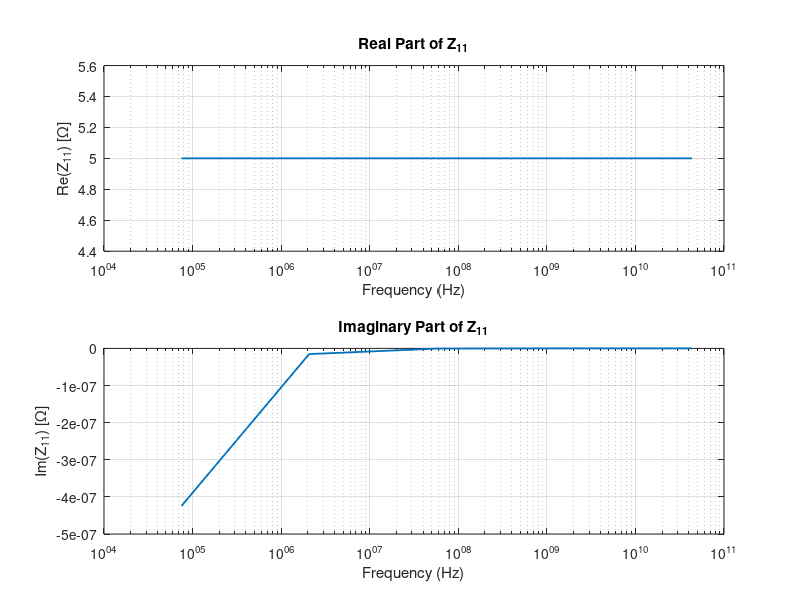
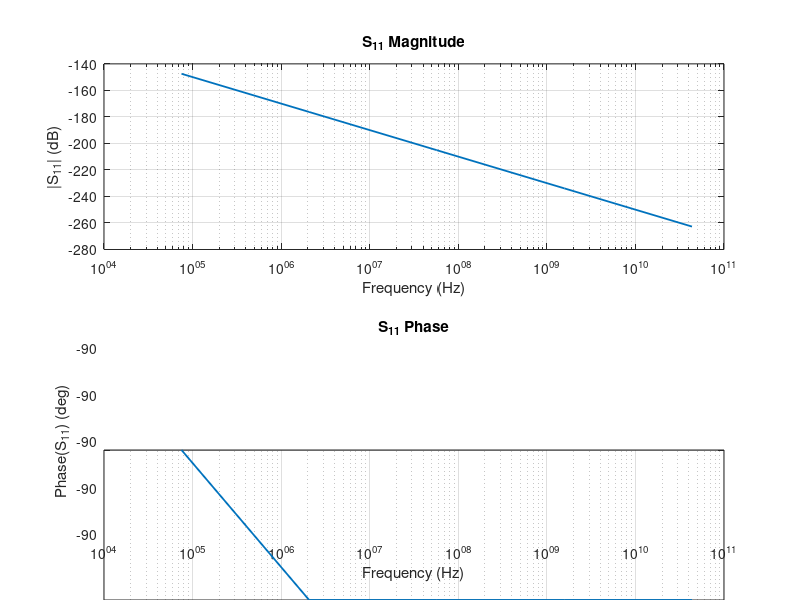

Recreate these plots in MATLAB, in order.
% =========================================================================
% compute_Z_from_SSEC.m
% =========================================================================
% Octave/MATLAB script to compute Z-parameter (Z11) of the SSEC model
% Frequency range: 75 kHz to 43.5 GHz (log spaced)
% Saves optional CSV and plots Re(Z), Im(Z), and S11 magnitude/phase.
% =========================================================================

clc; 
clear; 
close all; 

fprintf('Compute Z_{11} from SSEC lumped parameters (one-port)\n\n');

%% --- User Inputs ---
RA = input('Enter R_A (ohms) [default 50]: ');
if isempty(RA), RA = 50; end

RD = input('Enter R_D (ohms) [default 15.5e3]: ');
if isempty(RD), RD = 15.5e3; end

LD = input('Enter L_D (henry) [default 30e-6]: ');
if isempty(LD), LD = 30e-6; end

CD = input('Enter C_D (farad) [default 2.1e-15]: ');
if isempty(CD), CD = 2.1e-15; end

RB = input('Enter R_B (ohms) [default 8e3]: ');
if isempty(RB), RB = 8e3; end

CB = input('Enter C_B (farad) [default 120e-15]: ');
if isempty(CB), CB = 120e-15; end

N = input('Enter number of frequency points (suggest 500-2000) [default 1000]: ');
if isempty(N), N = 1000; end

%% --- Frequency Vector ---
f_start = 75e3;   % 75 kHz
f_stop  = 43.5e9;  % 43.5 GHz

% Generate log-spaced column vector
f = logspace(log10(f_start), log10(f_stop), N).'; 
omega = 2 * pi * f; 

%% --- Core Network Calculations ---
% Branch Impedances
Zd = RD + 1j * omega * LD; 
Zb = RB + 1 ./ (1j * omega * CB); 

% Branch Admittances
Yd = 1 ./ Zd; 
Yb = 1 ./ Zb; 
Yc = 1j * omega * CD; 

% Total parallel admittance at Node A: Y = 1/Zd + 1/Zb + j*omega*Cd
Ytot = Yd + Yb + Yc; 

% Parallel impedance seen to ground: Zp = 1/Y
Zp = 1 ./ Ytot; 

% Total input impedance: Zin = RA + Zp
Zin = RA + Zp; 
Z11 = Zin; % For a one-port model, Z11 matches Zin

%% --- Display Sample Results ---
fprintf('\nSample results:\n');
idx_low  = 1;
idx_mid  = round(N/2);
idx_high = N;

fprintf('f_low  = %.3g Hz | Re(Zin) = %.3g, Im(Zin) = %.3g\n', f(idx_low),  real(Zin(idx_low)),  imag(Zin(idx_low)));
fprintf('f_mid  = %.3g Hz | Re(Zin) = %.3g, Im(Zin) = %.3g\n', f(idx_mid),  real(Zin(idx_mid)),  imag(Zin(idx_mid)));
fprintf('f_high = %.3g Hz | Re(Zin) = %.3g, Im(Zin) = %.3g\n', f(idx_high), real(Zin(idx_high)), imag(Zin(idx_high)));

%% --- Plotting Z-Parameters ---
figure('Name','Z_{11} (Input Impedance)','NumberTitle','off','Position',[100 100 900 600]);

subplot(2,1,1);
semilogx(f, real(Zin), 'LineWidth', 1.3);
xlabel('Frequency (Hz)');
ylabel('Re(Z_{11}) [\Omega]');
grid on;
title('Real Part of Z_{11}');

subplot(2,1,2);
semilogx(f, imag(Zin), 'LineWidth', 1.3);
xlabel('Frequency (Hz)');
ylabel('Im(Z_{11}) [\Omega]');
grid on;
title('Imaginary Part of Z_{11}');

%% --- S-Parameter Conversion ---
Z0 = input('\nEnter reference impedance Z0 for S11 conversion (default 50): ');
if isempty(Z0), Z0 = 50; end

S11 = (Zin - Z0) ./ (Zin + Z0);

figure('Name','S11 Magnitude and Phase','NumberTitle','off','Position',[120 120 900 500]);

subplot(2,1,1);
semilogx(f, 20*log10(abs(S11)), 'LineWidth', 1.3);
grid on;
xlabel('Frequency (Hz)');
ylabel('|S_{11}| (dB)');
title('S_{11} Magnitude');

subplot(2,1,2);
semilogx(f, angle(S11)*180/pi, 'LineWidth', 1.3);
grid on;
xlabel('Frequency (Hz)');
ylabel('Phase(S_{11}) (deg)');
title('S_{11} Phase');

%% --- Save Data to CSV ---
saveOpt = input('\nSave results to CSV file? (y/n): ','s');
if ~isempty(saveOpt) && lower(saveOpt) == 'y'
    outname = input('Enter filename (e.g. zin_results.csv): ','s');
    if isempty(outname), outname = 'zin_results.csv'; end
    
    T = [f, real(Zin), imag(Zin)];
    try
        writematrix(T, outname);
        fprintf('Saved results to %s\n', outname);
    catch
        % Fallback syntax for older Octave/MATLAB installations
        csvwrite(outname, T);
        fprintf('Saved results to %s (csvwrite used)\n', outname);
    end
end

fprintf('\nDone.\n');
